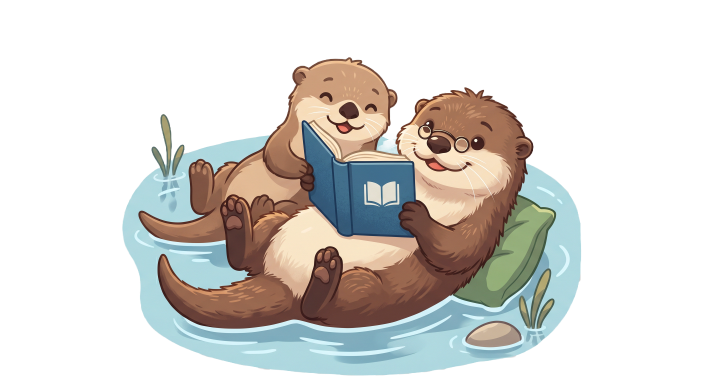
#> input picture assets/mascot.png, 1408 x 768 px, found by its file name (shown at 1/2 size)
$ python generate_logo.py
#> lines starting #> are read from the running program, lines starting #| are printed output that depends on the picture
"""
Generates the Reading Buddy mascot image (otter only, no text) saved to assets/logo.png.
Run once from the project root:  python scripts/generate_logo.py
The app title is rendered by Streamlit using CSS fonts, not baked into this image.
"""

from PIL import Image
import os

BG = (247, 247, 247, 255)


def make_logo(mascot_path: str, output_path: str):
#> called with mascot_path = 'assets/mascot.png', output_path = 'assets/logo.png'
    mascot_raw = Image.open(mascot_path).convert("RGBA")
#> mascot_raw is the input picture: PIL image 1408x768 RGBA; mean R, G, B, A 62.7, 60.2, 56.1, 100.6

    # Flatten transparency onto sidebar background colour
    bg = Image.new("RGBA", mascot_raw.size, BG)
    mascot = Image.alpha_composite(bg, mascot_raw).convert("RGB")

    # Resize to a sensible sidebar width
    target_w = 260
    ratio = target_w / mascot.width
#> ratio = 0.185
    target_h = int(mascot.height * ratio)
#> target_h = 141
    mascot = mascot.resize((target_w, target_h), Image.LANCZOS)
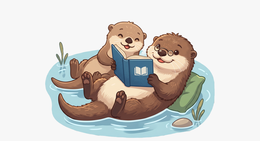
#> mascot: PIL image 260x141 RGB; mean R, G, B 211.3, 208.7, 204.6

    os.makedirs(os.path.dirname(output_path), exist_ok=True)
    mascot.save(output_path)
    print(f"Logo saved to {output_path}")


if __name__ == "__main__":
    make_logo("assets/mascot.png", "assets/logo.png")
